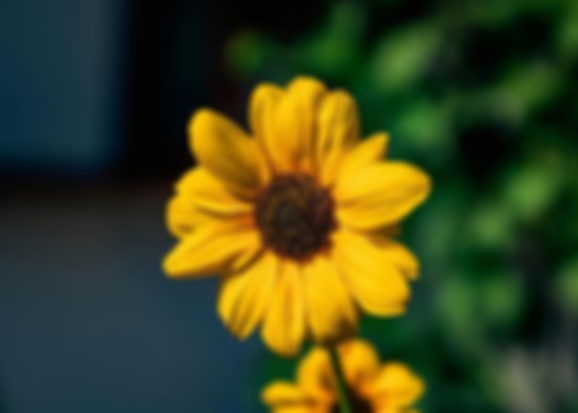
#> input picture Phase_5/image.png, 578 x 413 px
$ python 'Mini project.py'
#> lines starting #> are read from the running program, lines starting #| are printed output that depends on the picture
print("this file for open cv mini project")
import cv2

path = input("Give location of image to fetch : ")
#> the answer given: Phase_5/image.png

image = cv2.imread(path)
#> image is the input picture: shape (413, 578, 3); mean B, G, R 29.2, 69.8, 64.4

if image is None:
    print("Image not found")
    exit()

gray = cv2.cvtColor(image, cv2.COLOR_BGR2GRAY)
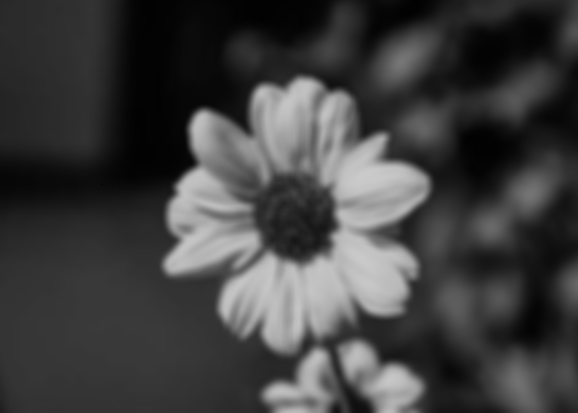
#> gray: shape (413, 578); min 0, max 203, mean 63.5

choice = int(input("Give choice \n1. Show Image \n2. Save Image\n"))
#> the answer given: 1

if choice == 1:

    cv2.imshow("Image Show", gray)
    cv2.waitKey(0)
    cv2.destroyAllWindows()

elif choice == 2:

    path_image = input("Give path to save image : ")

    success = cv2.imwrite(path_image, gray)

    if success:
        print(f"Image saved successfully at {path_image}")

else:
    print("Invalid choice")
